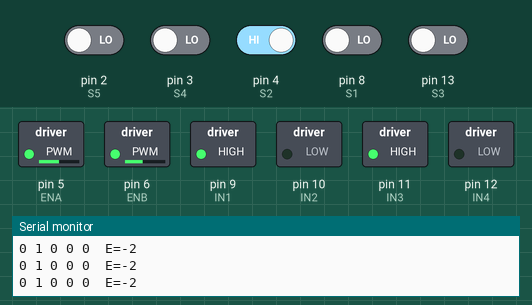
Bench run of a sketch on a simulated Arduino Uno, built with avr-gcc and run on an emulated ATmega328P. Parts: switched loads named in the sketch (green lamp = pin HIGH), the last lines printed to the serial monitor. The test bench sets the inputs (shaded band); at power-on: pin 4 (S2) HIGH, pin 2 (S5), pin 3 (S4), pin 8 (S1), pin 13 (S3) LOW.

Above: at 3.2 s.
3.3 s: pin 3 (S4) driven HIGH
At 4.6 s:
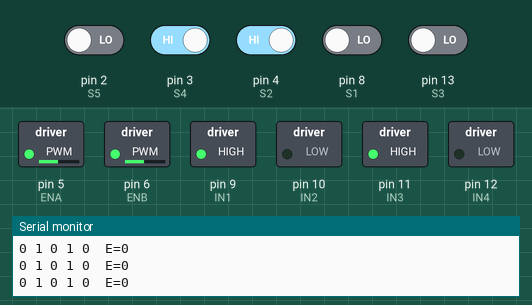
6.3 s: pin 4 (S2) driven LOW
At 6.9 s:
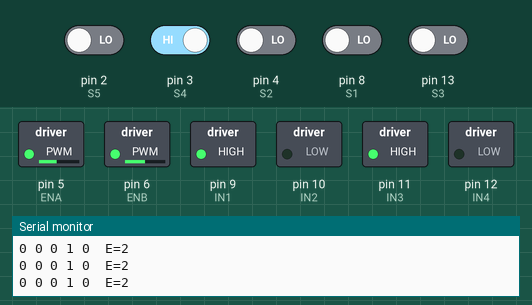
7.8 s: pin 2 (S5) driven HIGH
At 8.5 s:
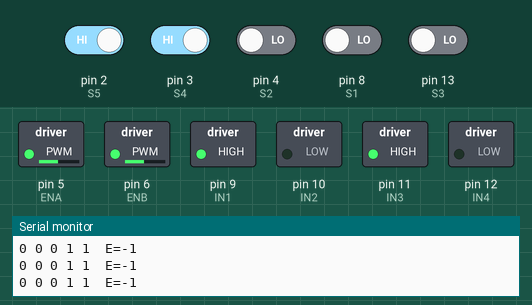
10.8 s: pin 2 (S5) driven LOW
At 11.6 s:
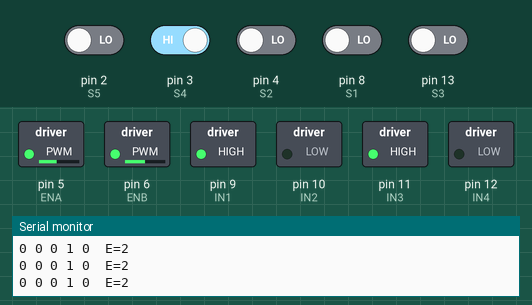
13.8 s: pin 3 (S4) driven LOW and pin 4 (S2) driven HIGH
At 15.0 s:
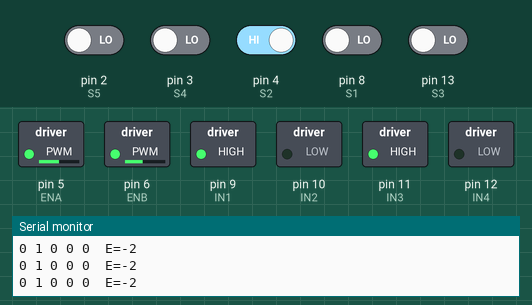
15.3 s: pin 8 (S1) driven HIGH
At 16.6 s:
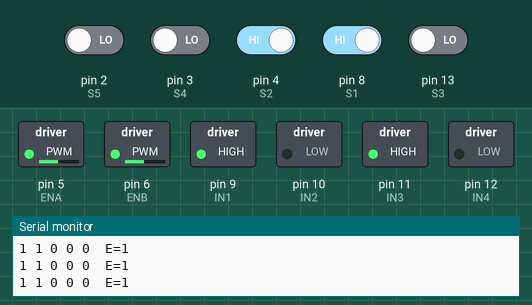
Timing chart, 0 to 18.3 s (numbered marks = the images above; inputs shaded):
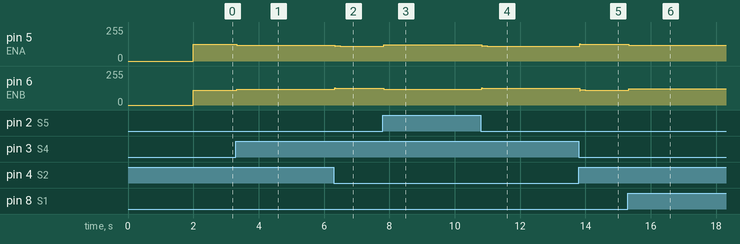

The sketch:

line_follower_pid.ino
```cpp
// ===================== Motor Driver =====================
#define ENA 5
#define IN1 9
#define IN2 10
#define ENB 6
#define IN3 11
#define IN4 12

// ===================== Sensors ==========================
#define S1 8
#define S2 4
#define S3 13
#define S4 3
#define S5 2

const int sensorPins[5] = {S1, S2, S3, S4, S5};

// إذا الحساسات بتدي LOW على الأسود
const int BLACK = LOW;
const int WHITE = HIGH;

// ===================== Control ==========================
int baseSpeed = 120;
int maxSpeed  = 255;
int minSpeed  = 0;

// ===================== PID Tuned ========================
float Kp = 3.5;
float Kd = 1.8;
float Ki = 0.015;

// ===================== PID Variables ====================
float lastError = 0;
float integral  = 0;

// ===================== Timing ===========================
unsigned long lastTime = 0;
const int loopTime = 2;

// ===================== Motor Calibration ================
float motorTrimLeft  = 1.00;
float motorTrimRight = 1.00;

// ===================== Setup ============================
void setup() {
  pinMode(ENA, OUTPUT);
  pinMode(IN1, OUTPUT);
  pinMode(IN2, OUTPUT);

  pinMode(ENB, OUTPUT);
  pinMode(IN3, OUTPUT);
  pinMode(IN4, OUTPUT);

  for (int i = 0; i < 5; i++) {
    pinMode(sensorPins[i], INPUT);
  }

  Serial.begin(9600);

  stopMotors();
  delay(2000);
}

// ===================== Main Loop ========================
void loop() {
  if (millis() - lastTime < loopTime) return;
  lastTime = millis();

  // قراءة الحساسات
  int s1 = digitalRead(S1);
  int s2 = digitalRead(S2);
  int s3 = digitalRead(S3);
  int s4 = digitalRead(S4);
  int s5 = digitalRead(S5);

  // حساب الخطأ
  int error = getError(s1, s2, s3, s4, s5);

  // Debug على السيريال
  Serial.print(s1); Serial.print(" ");
  Serial.print(s2); Serial.print(" ");
  Serial.print(s3); Serial.print(" ");
  Serial.print(s4); Serial.print(" ");
  Serial.print(s5); Serial.print("  E=");
  Serial.println(error);

  // ===================== FIX #1 ========================
  // لو الخط ضاع: اتجاه الدوران صُحِّح
  // lastError < 0 → الخط كان على اليسار → ادور يسار
  // lastError >= 0 → الخط كان على اليمين → ادور يمين
  if (error == 100) {
    if (lastError < 0)
      turnLeftHard();   // كان على اليسار → ارجع يسار
    else
      turnRightHard();  // كان على اليمين → ارجع يمين
    return;
  }

  // ================= PID =================
  integral += error;
  integral = constrain(integral, -20, 20);

  // Derivative مع تخفيف
  float derivative = (error - lastError) * 0.7;

  float correction = (Kp * error) +
                     (Kd * derivative) +
                     (Ki * integral);

  correction = constrain(correction, -70, 70);

  lastError = error;

  // حساب السرعات
  int leftSpeed  = baseSpeed - correction;
  int rightSpeed = baseSpeed + correction;

  leftSpeed  = constrain((int)(leftSpeed  * motorTrimLeft),  minSpeed, maxSpeed);
  rightSpeed = constrain((int)(rightSpeed * motorTrimRight), minSpeed, maxSpeed);

  // Deadband
  if (error == 0) {
    forward(baseSpeed, baseSpeed);
  }
  else if (abs(error) == 1) {
    int smallCorrection = (int)(correction * 0.45);
    leftSpeed  = constrain(baseSpeed - smallCorrection, minSpeed, maxSpeed);
    rightSpeed = constrain(baseSpeed + smallCorrection, minSpeed, maxSpeed);
    forward(leftSpeed, rightSpeed);
  }
  else {
    forward(leftSpeed, rightSpeed);
  }
}

// ===================== FIX #2 ========================
// getError() مُحسَّنة - تغطي جميع حالات الحساسات المزدوجة والثلاثية
// تمنع الإرجاع الخاطئ لـ 100 (خط مفقود) وقت المنعطفات
int getError(int s1, int s2, int s3, int s4, int s5) {

  // كل الحساسات بيشوفوا أبيض فقط → الخط ضاع فعلًا
  if (s1 == WHITE && s2 == WHITE && s3 == WHITE && s4 == WHITE && s5 == WHITE)
    return 100;

  // ===== تقاطع أو خط عريض =====
  if (s1 == BLACK && s2 == BLACK && s3 == BLACK && s4 == BLACK && s5 == BLACK)
    return 0;  // تقاطع كامل → امشي مستقيم

  if (s2 == BLACK && s3 == BLACK && s4 == BLACK)
    return 0;  // خط عريض مركزي

  // ===== المنتصف =====
  if (s3 == BLACK && s2 == WHITE && s4 == WHITE)
    return 0;

  // ===== انحراف بسيط =====
  if (s2 == BLACK && s3 == WHITE)
    return -1;

  if (s4 == BLACK && s3 == WHITE)
    return 1;

  // ===== انحراف كبير =====
  if (s1 == BLACK && s2 == WHITE)
    return -2;

  if (s5 == BLACK && s4 == WHITE)
    return 2;

  // ===== حالات مزدوجة =====
  if (s2 == BLACK && s3 == BLACK)
    return -1;

  if (s3 == BLACK && s4 == BLACK)
    return 1;

  if (s1 == BLACK && s2 == BLACK)
    return -2;

  if (s4 == BLACK && s5 == BLACK)
    return 2;

  // ===== حالات ثلاثية (جديدة - تمنع الخطأ عند المنعطفات) =====
  if (s1 == BLACK && s2 == BLACK && s3 == BLACK)
    return -2;

  if (s3 == BLACK && s4 == BLACK && s5 == BLACK)
    return 2;

  // ===== حالة واحدة فقط على الأطراف =====
  if (s1 == BLACK)
    return -2;

  if (s5 == BLACK)
    return 2;

  // الخط ضاع فعلًا
  return 100;
}

// ===================== Motor Control ====================
void setLeftMotor(int speed) {
  speed = constrain(speed, -255, 255);
  if (speed >= 0) {
    digitalWrite(IN1, HIGH);
    digitalWrite(IN2, LOW);
    analogWrite(ENA, speed);
  } else {
    digitalWrite(IN1, LOW);
    digitalWrite(IN2, HIGH);
    analogWrite(ENA, -speed);
  }
}

void setRightMotor(int speed) {
  speed = constrain(speed, -255, 255);
  if (speed >= 0) {
    digitalWrite(IN3, HIGH);
    digitalWrite(IN4, LOW);
    analogWrite(ENB, speed);
  } else {
    digitalWrite(IN3, LOW);
    digitalWrite(IN4, HIGH);
    analogWrite(ENB, -speed);
  }
}

void forward(int leftSpeed, int rightSpeed) {
  setLeftMotor(leftSpeed);
  setRightMotor(rightSpeed);
}

// ===================== FIX #1 (دوران قوي مصحح) =========
// turnLeftHard: الموتور الأيمن للأمام، الأيسر للخلف
void turnLeftHard() {
  setLeftMotor(-100);
  setRightMotor(160);
}

// turnRightHard: الموتور الأيسر للأمام، الأيمن للخلف
void turnRightHard() {
  setLeftMotor(160);
  setRightMotor(-100);
}

void stopMotors() {
  setLeftMotor(0);
  setRightMotor(0);
}
```

Measured:
- after the input at 3.3 s, pin 5 (ENA): 127/255 → 120/255 at once; pin 6 (ENB): 112/255 → 120/255 at once
- after the input at 6.3 s, pin 5 (ENA): 120/255 → 113/255 at once, → 112/255 0.17 s later; pin 6 (ENB): 120/255 → 126/255 at once, → 127/255 0.15 s later
- after the input at 7.8 s, pin 5 (ENA): 112/255 → 121/255 at once; pin 6 (ENB): 127/255 → 119/255 at once
- after the input at 10.8 s, pin 5 (ENA): 121/255 → 113/255 at once, → 112/255 0.17 s later; pin 6 (ENB): 119/255 → 126/255 at once, → 127/255 0.15 s later
- after the input at 13.8 s, pin 5 (ENA): 112/255 → 126/255 at once, → 127/255 0.16 s later; pin 6 (ENB): 127/255 → 113/255 at once, → 112/255 0.18 s later
- after the input at 15.3 s, pin 5 (ENA): 127/255 → 119/255 at once; pin 6 (ENB): 112/255 → 121/255 at once
